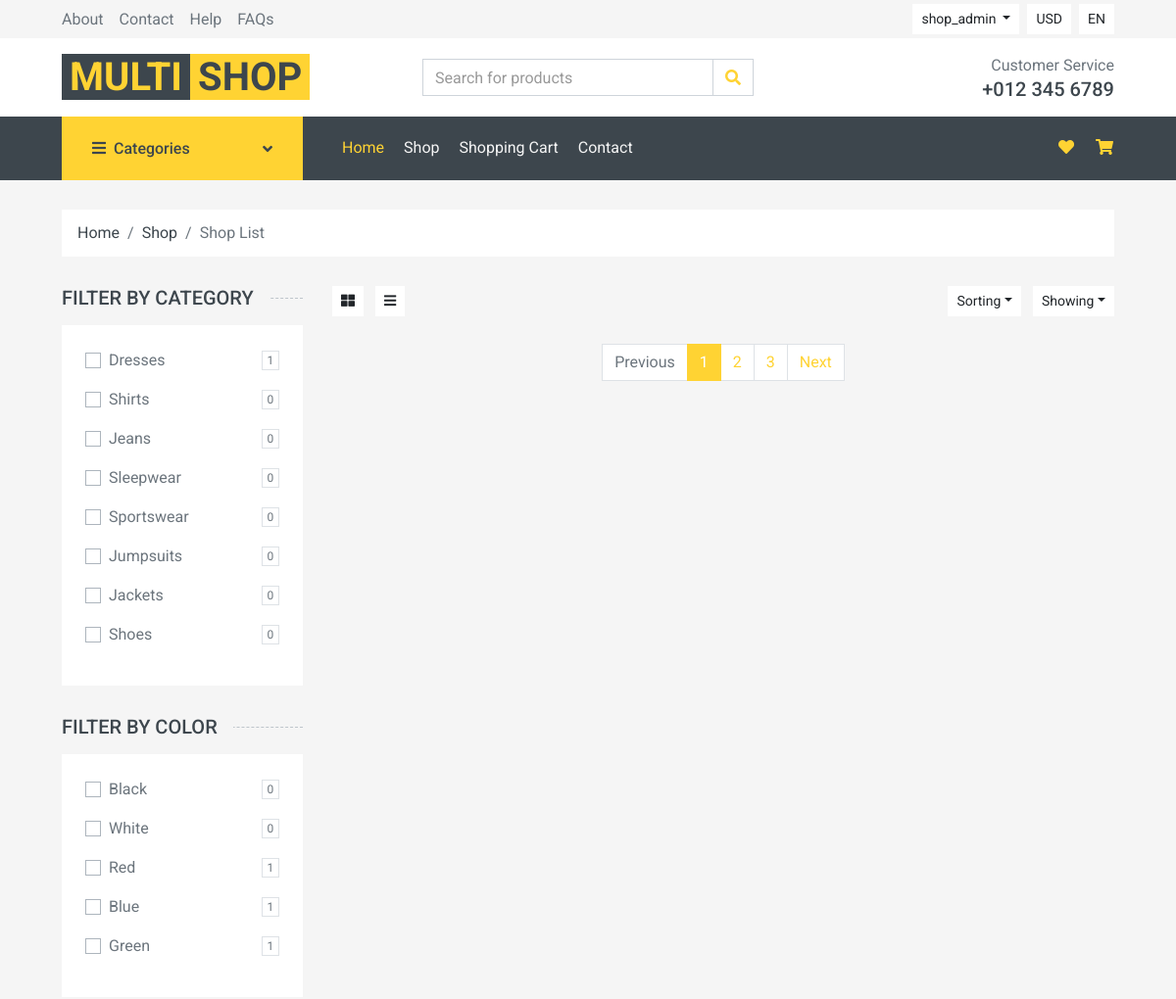
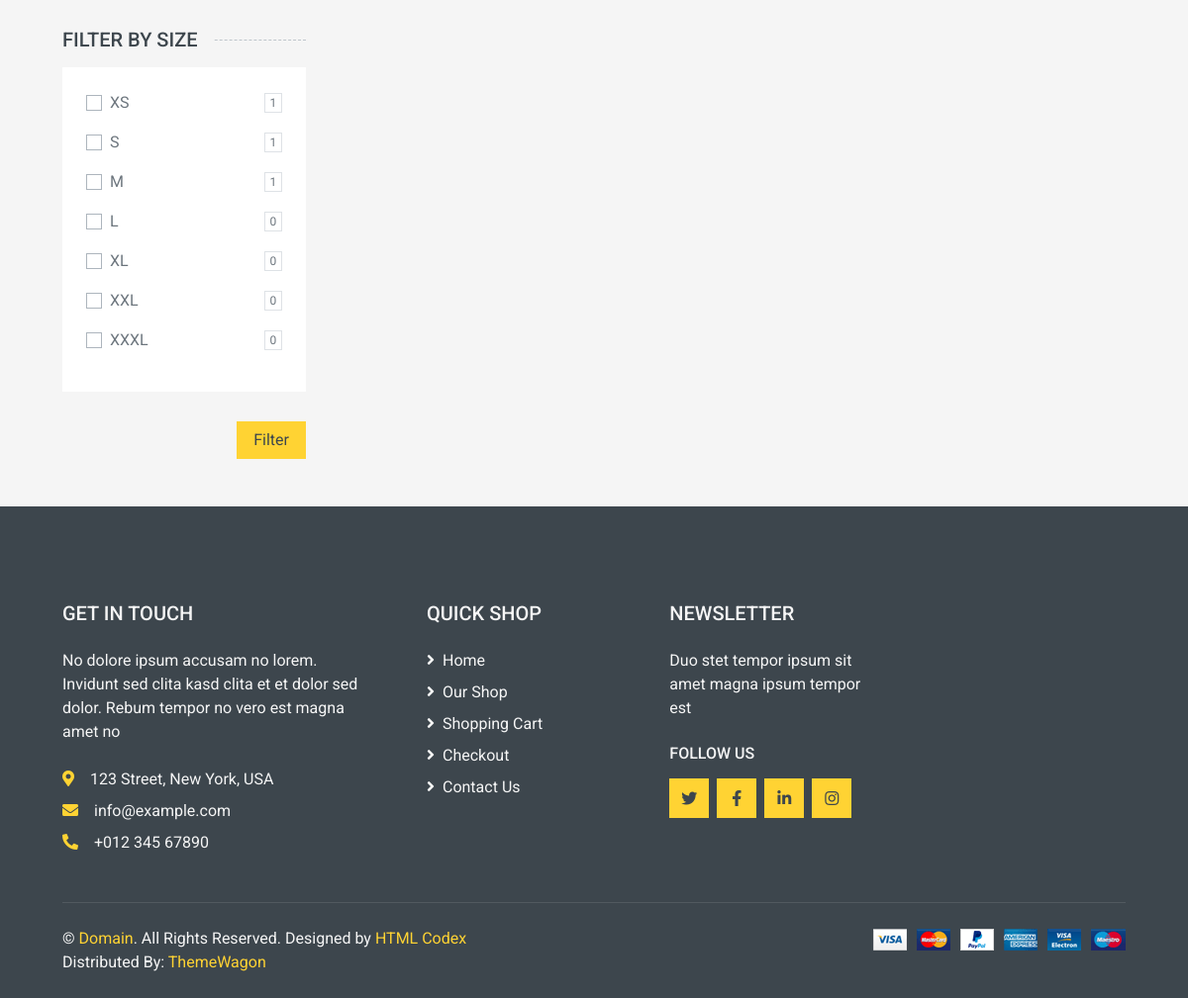
The page /sort/sort_by_category/2 (signed in) on the database its author committed (2 pictures, top to bottom).
### main_app/models.py (models this page shows, shortened)
class Category(models.Model):
    name = models.CharField(max_length=100)
    slug = models.SlugField(max_length=100, unique=True)
    image = models.ImageField()

class Color(models.Model):
    name = models.CharField(max_length=50)
    slug = models.SlugField(max_length=50, unique=True)

class Size(models.Model):
    name = models.CharField(max_length=50)
    slug = models.SlugField(max_length=50, unique=True)

### main_app/views.py (the view)
# urls.py: path('sort/sort_by_category/<int:id>', views.sort_by_category, name="sort_by_category"),
def sort_by_category(request, id):
    cat = Category.objects.get(id=id)
    p = Product.objects.filter(category=cat)
    data = {
        'all_products': p,
    }
    return render(request, 'sort_products.html', context=data)

### main_app/context_cat.py (called while the page is built)
def main_context(request):
    all_categories = Category.objects.all()
    all_colors = Color.objects.all()
    all_sizes = Size.objects.all()
    data = {
        'all_categories': all_categories,
        'all_colors': all_colors,
        'all_sizes': all_sizes,
    }
    return data

### templates/sort_products.html (shortened to what this page needs)
{% extends "base.html" %}
{% load static %}
{% block content %}
<div class="container-fluid">
    <div class="row px-xl-5">
        <div class="col-12">
            <nav class="breadcrumb bg-light mb-30">
                <a class="breadcrumb-item text-dark" href="#">Home</a>
                <a class="breadcrumb-item text-dark" href="#">Shop</a>
                <span class="breadcrumb-item active">Shop List</span>
            </nav>
        </div>
    </div>
</div>
<div class="container-fluid">
    <div class="row px-xl-5">
        <div class="col-lg-3 col-md-4">
            <h5 class="section-title position-relative text-uppercase mb-3"><span class="bg-secondary pr-3">Filter by
                    Category</span></h5>
            <div class="bg-light p-4 mb-30">
                <form>
                    {% for category in all_categories %}
                    <div class="custom-control custom-checkbox d-flex align-items-center justify-content-between mb-3">
                        <label class="custom-control-label" for="ca{{category.id}}">{{category.name}}</label>
                        <span class="badge border font-weight-normal">{{category.categories.count}}</span>
                    </div>
                    {% endfor %}
                </form>
            </div>
            <h5 class="section-title position-relative text-uppercase mb-3"><span class="bg-secondary pr-3">Filter by
                    color</span></h5>
            <div class="bg-light p-4 mb-30">
                <form>
                    {% for color in all_colors %}
                    <div class="custom-control custom-checkbox d-flex align-items-center justify-content-between mb-3">
                        <label class="custom-control-label" for="co{{color.id}}">{{color.name}}</label>
                        <span class="badge border font-weight-normal">{{color.colors.count}}</span>
                    </div>
                    {% endfor %}
                </form>
            </div>
            <h5 class="section-title position-relative text-uppercase mb-3"><span class="bg-secondary pr-3">Filter by
                    size</span></h5>
            <div class="bg-light p-4 mb-30">
                <form>
                    {% for size in all_sizes %}
                    <div class="custom-control custom-checkbox d-flex align-items-center justify-content-between mb-3">
                        <label class="custom-control-label" for="s{{size.id}}">{{size.name}}</label>
                        <span class="badge border font-weight-normal">{{size.sizes.count}}</span>
                    </div>
                    {% endfor %}
                </form>
            </div>
            <a class="form-group mb-0 d-flex justify-content-end" id="filter" onclick="key_word()">
                <input type="submit" value="Filter" class="btn btn-primary px-3">
            </a>
        </div>
        <div class="col-lg-9 col-md-8">
            <div class="row pb-3">
                <div class="col-12 pb-1">
                    <div class="d-flex align-items-center justify-content-between mb-4">
                        <div>
                            <button class="btn btn-sm btn-light"><i class="fa fa-th-large"></i></button>
                            <button class="btn btn-sm btn-light ml-2"><i class="fa fa-bars"></i></button>
                        </div>
                        <div class="ml-2">
                            <div class="btn-group">
                                <button type="button" class="btn btn-sm btn-light dropdown-toggle"
                                    data-toggle="dropdown">Sorting</button>
                            </div>
                            <div class="btn-group ml-2">
                                <button type="button" class="btn btn-sm btn-light dropdown-toggle"
                                    data-toggle="dropdown">Showing</button>
                            </div>
                        </div>
                    </div>
                </div>
                <div class="col-12">
                    <nav>
                        <ul class="pagination justify-content-center">
                            <li class="page-item disabled"><a class="page-link" href="#">Previous</span></a></li>
                            <li class="page-item active"><a class="page-link" href="#">1</a></li>
                            <li class="page-item"><a class="page-link" href="#">2</a></li>
                            <li class="page-item"><a class="page-link" href="#">3</a></li>
                            <li class="page-item"><a class="page-link" href="#">Next</a></li>
                        </ul>
                    </nav>
                </div>
            </div>
        </div>
    </div>
</div>
{% endblock content %}

### templates/base.html (shortened to what this page needs)
{% load static %}
<!DOCTYPE html>
<html lang="en">
<head>
    <link href="https://cdnjs.cloudflare.com/ajax/libs/font-awesome/5.10.0/css/all.min.css" rel="stylesheet">
    <link href="{% static 'lib/animate/animate.min.css' %}" rel="stylesheet">
    <link href="{% static 'lib/owlcarousel/assets/owl.carousel.min.css' %}" rel="stylesheet">
    <link href="{% static 'css/style.css' %}" rel="stylesheet">
</head>
<body>
    <div class="container-fluid">
        <div class="row bg-secondary py-1 px-xl-5">
            <div class="col-lg-6 d-none d-lg-block">
                <div class="d-inline-flex align-items-center h-100">
                    <a class="text-body mr-3" href="">About</a>
                    <a class="text-body mr-3" href="">Contact</a>
                    <a class="text-body mr-3" href="">Help</a>
                    <a class="text-body mr-3" href="">FAQs</a>
                </div>
            </div>
            <div class="col-lg-6 text-center text-lg-right">
                <div class="d-inline-flex align-items-center">
                    <div class="btn-group">
                        <button type="button" class="btn btn-sm btn-light dropdown-toggle" data-toggle="dropdown">
                            {% if request.user.is_authenticated %}
                            {{request.user.username}}
                            {% else %}Anonym
                            {% endif %}
                        </button>
                    </div>
                    <div class="btn-group mx-2">
                        <button type="button" class="btn btn-sm btn-light" data-toggle="dropdown">USD</button>
                    </div>
                    <div class="btn-group">
                        <button type="button" class="btn btn-sm btn-light" data-toggle="dropdown">EN</button>
                    </div>
                </div>
            </div>
        </div>
        <div class="row align-items-center bg-light py-3 px-xl-5  d-lg-flex">
            <div class="col-lg-4 d-none d-lg-block ">
                <a href="{% url 'main_app:home' %}" class="text-decoration-none">
                    <span class="h1 text-uppercase text-primary bg-dark px-2">Multi</span>
                    <span class="h1 text-uppercase text-dark bg-primary px-2 ml-n1">Shop</span>
                </a>
            </div>
            <div class="col-lg-4 col-md-6 col-12 text-left">
                <form action="">
                    <div class="input-group">
                        <input type="text" class="form-control" id="search" placeholder="Search for products">
                        <div class="input-group-append">
                            <span class="input-group-text bg-transparent text-primary" onclick="key_word()">
                                <i class="fa fa-search"></i>
                            </span>
                        </div>
                    </div>
                </form>
            </div>
            <div class="col-lg-4 col-6 text-right d-none d-sm-none d-md-block d-lg-block">
                <p class="m-0">Customer Service</p>
                <h5 class="m-0">+012 345 6789</h5>
            </div>
        </div>
    </div>
    <div class="container-fluid bg-dark mb-30">
        <div class="row px-xl-5">
            <div class="col-lg-3 d-none d-lg-block">
                <a class="btn d-flex align-items-center justify-content-between bg-primary w-100" data-toggle="collapse"
                    href="#navbar-vertical" style="height: 65px; padding: 0 30px;">
                    <h6 class="text-dark m-0"><i class="fa fa-bars mr-2"></i>Categories</h6>
                    <i class="fa fa-angle-down text-dark"></i>
                </a>
            </div>
            <div class="col-lg-9">
                <nav class="navbar navbar-expand-lg bg-dark navbar-dark py-3 py-lg-0 px-0">
                    <div class="collapse navbar-collapse justify-content-between" id="navbarCollapse">
                        <div class="navbar-nav mr-auto py-0">
                            <a href="{% url 'main_app:home' %}" class="nav-item nav-link active">Home</a>
                            <a href="{% url 'main_app:sort_products' %}" class="nav-item nav-link">Shop</a>
                            <div class="nav-item dropdown">
                                <a href="{% url 'cart:cart' %}" class="nav-link">Shopping Cart</a>
                            </div>
                            <a href="{% url 'accounts:contact' %}" class="nav-item nav-link">Contact</a>
                        </div>
                        <div class="navbar-nav ml-auto py-0 d-none d-lg-block">
                            <a href="{% url 'cart:liked' %}" class="btn px-0">
                                <i class="fas fa-heart text-primary"></i>
                            </a>
                            <a href="{% url 'cart:cart' %}" class="btn px-0 ml-3">
                                <i class="fas fa-shopping-cart text-primary"></i>
                            </a>
                        </div>
                    </div>
                </nav>
            </div>
        </div>
    </div>
    {% block content %}
    {% endblock %}
    <div class="container-fluid bg-dark text-secondary mt-5 pt-5">
        <div class="row px-xl-5 pt-5">
            <div class="col-lg-4 col-md-12 mb-5 pr-3 pr-xl-5">
                <h5 class="text-secondary text-uppercase mb-4">Get In Touch</h5>
                <p class="mb-4">No dolore ipsum accusam no lorem. Invidunt sed clita kasd clita et et dolor sed dolor.
                    Rebum tempor no vero est magna amet no</p>
                <p class="mb-2"><i class="fa fa-map-marker-alt text-primary mr-3"></i>123 Street, New York, USA</p>
                <p class="mb-2"><i class="fa fa-envelope text-primary mr-3"></i>info@example.com</p>
                <p class="mb-0"><i class="fa fa-phone-alt text-primary mr-3"></i>+012 345 67890</p>
            </div>
            <div class="col-lg-8 col-md-12">
                <div class="row">
                    <div class="col-md-4 mb-5">
                        <h5 class="text-secondary text-uppercase mb-4">Quick Shop</h5>
                        <div class="d-flex flex-column justify-content-start">
                            <a href="{% url 'main_app:home' %}" class="text-secondary mb-2" href="#"><i
                                    class="fa fa-angle-right mr-2"></i>Home</a>
                            <a class="text-secondary mb-2" href="#"><i class="fa fa-angle-right mr-2"></i>Our Shop</a>
                            <a class="text-secondary mb-2" href="#"><i class="fa fa-angle-right mr-2"></i>Shopping
                                Cart</a>
                            <a class="text-secondary mb-2" href="#"><i class="fa fa-angle-right mr-2"></i>Checkout</a>
                            <a class="text-secondary" href="#"><i class="fa fa-angle-right mr-2"></i>Contact Us</a>
                        </div>
                    </div>
                    <div class="col-md-4 mb-5">
                        <h5 class="text-secondary text-uppercase mb-4">Newsletter</h5>
                        <p>Duo stet tempor ipsum sit amet magna ipsum tempor est</p>
                        <h6 class="text-secondary text-uppercase mt-4 mb-3">Follow Us</h6>
                        <div class="d-flex">
                            <a href="https://twitter.com/" class="btn btn-primary btn-square mr-2" href="#"><i class="fab fa-twitter"></i></a>
                            <a href="https://www.facebook.com/" class="btn btn-primary btn-square mr-2" href="#"><i class="fab fa-facebook-f"></i></a>
                            <a href="https://www.linkedin.com/" class="btn btn-primary btn-square mr-2" href="#"><i class="fab fa-linkedin-in"></i></a>
                            <a href="https://www.instagram.com/" class="btn btn-primary btn-square" href="#"><i class="fab fa-instagram"></i></a>
                        </div>
                    </div>
                </div>
            </div>
        </div>
        <div class="row border-top mx-xl-5 py-4" style="border-color: rgba(256, 256, 256, .1) !important;">
            <div class="col-md-6 px-xl-0">
                <p class="mb-md-0 text-center text-md-left text-secondary">
                    &copy; <a class="text-primary" href="#">Domain</a>. All Rights Reserved. Designed
                    by
                    <a class="text-primary" href="https://htmlcodex.com">HTML Codex</a>
                    <br>Distributed By: <a href="https://themewagon.com" target="_blank">ThemeWagon</a>
                </p>
            </div>
            <div class="col-md-6 px-xl-0 text-center text-md-right">
                <img class="img-fluid" src="media/payments.png" alt="">
            </div>
        </div>
    </div>
</body>
</html>

### rows shown on the page
Category: name "Dresses", categories.count "1"
Category: name "Shirts", categories.count "0"
Category: name "Jeans", categories.count "0"
Category: name "Sleepwear", categories.count "0"
Category: name "Sportswear", categories.count "0"
Category: name "Jumpsuits", categories.count "0"
Category: name "Jackets", categories.count "0"
Category: name "Shoes", categories.count "0"
Color: name "Black", colors.count "0"
Color: name "White", colors.count "0"
Color: name "Red", colors.count "1"
Color: name "Blue", colors.count "1"
Color: name "Green", colors.count "1"
Size: name "XS", sizes.count "1"
Size: name "S", sizes.count "1"
Size: name "M", sizes.count "1"
Size: name "L", sizes.count "0"
Size: name "XL", sizes.count "0"
Size: name "XXL", sizes.count "0"
Size: name "XXXL", sizes.count "0"

### other values the page prints
{{ request.user.username }} "shop_admin"
